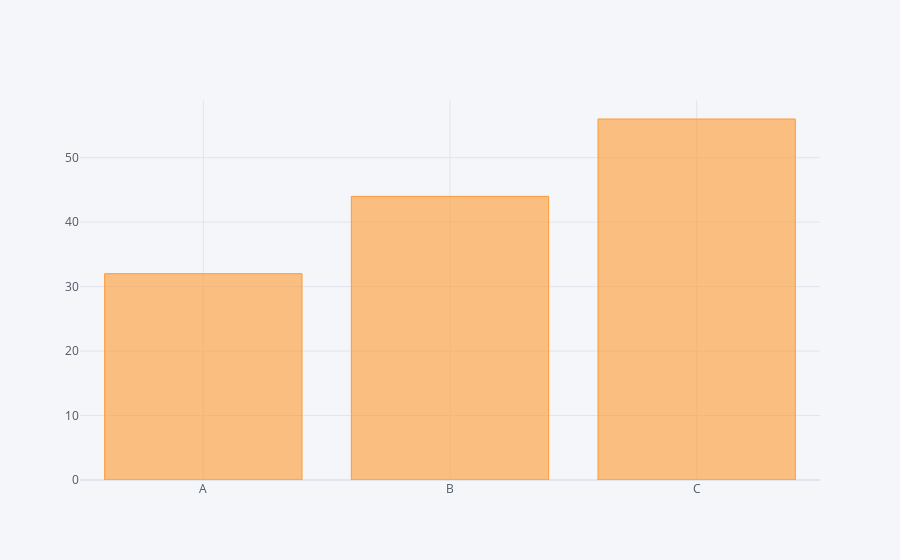

The code cell stored with this chart in its notebook:
### Code cell
df2.iplot(kind='bar',x='Category',y='Values')

### Figure 1 — Plotly figure (JSON) as saved in the notebook; plotly's stock layout.template omitted (floating-point values rounded to 4 significant figures)
{"data": [{"marker": {"color": "rgba(255, 153, 51, 0.6)", "line": {"color": "rgba(255, 153, 51, 1.0)", "width": 1}}, "name": "Values", "orientation": "v", "text": "", "type": "bar", "x": ["A", "B", "C"], "y": [32, 44, 56]}], "layout": {"legend": {"bgcolor": "#F5F6F9", "font": {"color": "#4D5663"}}, "paper_bgcolor": "#F5F6F9", "plot_bgcolor": "#F5F6F9", "title": {"font": {"color": "#4D5663"}}, "xaxis": {"gridcolor": "#E1E5ED", "showgrid": true, "tickfont": {"color": "#4D5663"}, "title": {"font": {"color": "#4D5663"}, "text": ""}, "zerolinecolor": "#E1E5ED"}, "yaxis": {"gridcolor": "#E1E5ED", "showgrid": true, "tickfont": {"color": "#4D5663"}, "title": {"font": {"color": "#4D5663"}, "text": ""}, "zerolinecolor": "#E1E5ED"}}}
